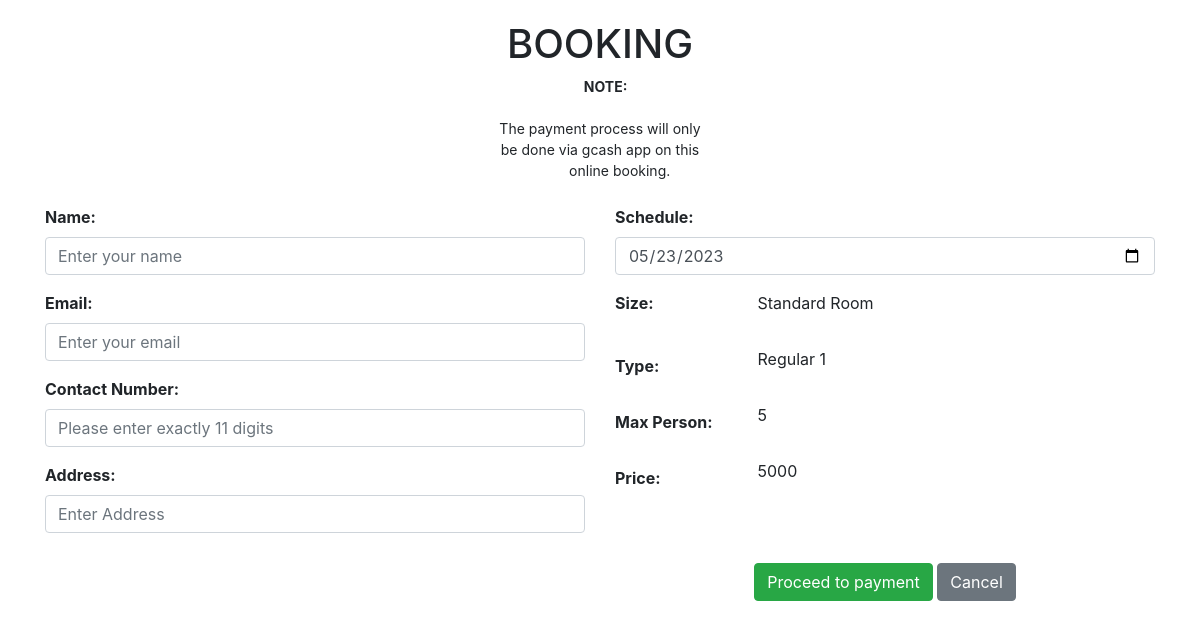
Page /book.php?id=1 on the committed database.
### tables this page shows
CREATE TABLE `cottage_room` (
  `CRid` int(11) NOT NULL,
  `category` varchar(100) NOT NULL,
  `photo` varchar(100) NOT NULL,
  `media_type` varchar(100) NOT NULL,
  `cottage_type` varchar(100) NOT NULL,
  `class` varchar(100) NOT NULL,
  `person` varchar(100) NOT NULL,
  `price` varchar(1000) NOT NULL
);

### book.php (the view, shortened to what this page needs)
<?php
include 'db_con.php';
$id = $_GET['id'];
$query = "SELECT * FROM cottage_room Where CRid=$id";
$result = mysqli_query($conn, $query);
$row = mysqli_fetch_assoc($result);
$cottage_type = $row["cottage_type"];
$class = $row["class"];
$person = $row["person"];
$price = $row["price"];
?>
<!DOCTYPE html>
<html lang="en">
<head>
    <link rel="stylesheet" href="https://maxcdn.bootstrapcdn.com/bootstrap/4.5.2/css/bootstrap.min.css">
</head>
<body>
    <div class="container">
        <h1 class="text-center">BOOKING</h1>
        <div class="text-center mb-4">
            <pre>  <b> NOTE:</b>
The payment process will only
be done via gcash app on this
          online booking.</pre>
        </div>
        <form method="POST">
            <div class="row">
                <div class="col-md-6">
                    <div class="form-group">
                        <label for="name"><b>Name:</b></label>
                        <input type="text" class="form-control" placeholder="Enter your name" name="name" required>
                    </div>
                    <div class="form-group">
                        <label for="email"><b>Email:</b></label>
                        <input type="email" class="form-control" placeholder="Enter your email" name="email" required>
                    </div>
                    <div class="form-group">
                        <label for="contact"><b>Contact Number:</b></label>
                        <input type="tel" class="form-control" name="contact"
                            placeholder="Please enter exactly 11 digits" pattern="\d{11}"
                            title="Please enter exactly 11 digits" required>
                    </div>
                    <div class="form-group">
                        <label for="address"><b>Address:</b></label>
                        <input type="text" class="form-control" placeholder="Enter Address" name="address" required>
                    </div>
                </div>
                <div class="col-md-6 ">
                    <div class="form-group">
                        <label for="sched"><b>Schedule:</b></label>
                        <input type="date" class="form-control" value="<?php echo date("Y-m-d"); ?>" name="sched"
                            required>
                    </div>
                    <div class="form-group">
                        <div class="row">
                            <div class="col-md-3">
                                <label for="Size"><b>Size:</b></label>
                            </div>
                            <div class="col-md-9">
                                <p class="form-control-static">
                                    <?php echo $cottage_type; ?>
                                </p>
                            </div>
                        </div>
                    </div>
                    <div class="form-group row">
                        <label for="type" class="col-md-3 col-form-label"><b>Type:</b></label>
                        <div class="col-md-9">
                            <p class="form-control-static">
                                <?php echo $class; ?>
                            </p>
                        </div>
                    </div>
                    <div class="form-group row">
                        <label for="max" class="col-md-3 col-form-label"><b>Max Person:</b></label>
                        <div class="col-md-9">
                            <p class="form-control-static">
                                <?php echo $person; ?>
                            </p>
                        </div>
                    </div>
                    <div class="form-group row">
                        <label for="price" class="col-md-3 col-form-label"><b>Price:</b></label>
                        <div class="col-md-9">
                            <p class="form-control-static">
                                <?php echo $price; ?>
                            </p>
                        </div>
                    </div>
                    <div class="text-center mt-5 pt-3">
                        <button type="submit" class="btn btn-success ">Proceed to payment</button>
                        <a class="btn btn-secondary" href="./buho_xml/index.php"
                            onclick="return confirm('Are you sure you want to cancel?')">Cancel</a>
                    </div>
        </form>
    </div>
</body>
</html>

### book.php (style rules this page uses)
body { padding: 20px; }
pre { white-space: pre-wrap; font-family: inherit; margin: 0; }

### rows in the picture
cottage_room: cottage_type "Standard Room", class "Regular 1", person "5", price "5000"
